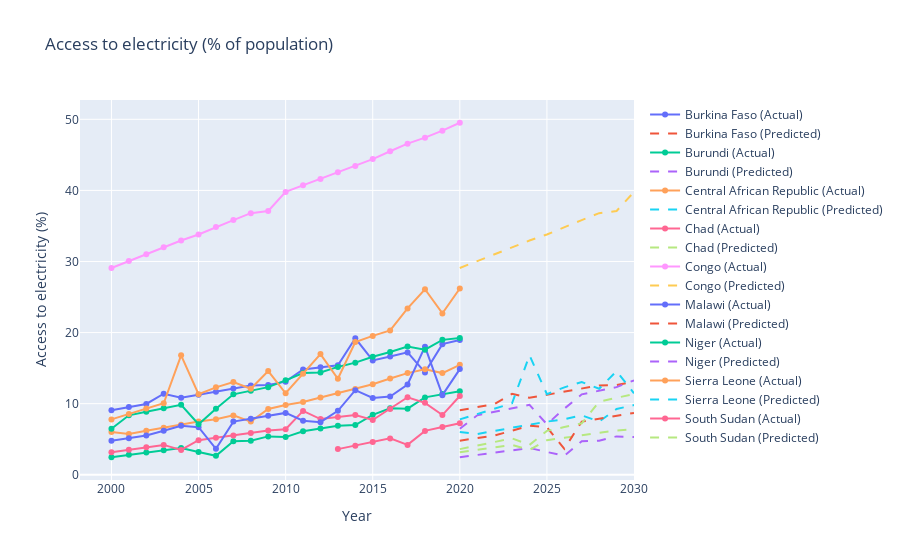

The code cell stored with this chart in its notebook:
### Code cell
import numpy as np
import pandas as pd
import plotly.graph_objects as go
from sklearn.pipeline import make_pipeline
from sklearn.preprocessing import PolynomialFeatures, StandardScaler
from sklearn.linear_model import LinearRegression
from sklearn.compose import ColumnTransformer
from sklearn.impute import SimpleImputer

subsaharan_df = pd.read_csv('data/subsaharan-africa.csv')

lowest_countries = ['Chad', 'Niger', 'Burkina Faso', 'South Sudan', 'Central African Republic', 'Congo', 'Burundi', 'Malawi', 'Sierra Leone']

subsaharan_df = subsaharan_df[subsaharan_df['Entity'].isin(lowest_countries)]

features = ['Year', 
#            'Access to clean fuels for cooking', 
#            'Renewable-electricity-generating-capacity-per-capita', 
            'Electricity from fossil fuels (TWh)', 
            'Electricity from nuclear (TWh)', 
            'Electricity from renewables (TWh)', 
#            'Primary energy consumption per capita (kWh/person)', 
#            'Energy intensity level of primary energy (MJ/$2017 PPP GDP)', 
            'gdp_growth', 
#            'gdp_per_capita'
]

subsaharan_df = subsaharan_df[['Entity'] + ['Access to electricity (% of population)'] + features]

degree = 2

columns_to_scale = [col for col in features if col != 'Year']

preprocessor = ColumnTransformer(
    transformers=[
        ('num', make_pipeline(SimpleImputer(strategy='mean'), StandardScaler()), columns_to_scale),
        ('passthrough', 'passthrough', ['Year'])
    ]
)

fig = go.Figure()

for entity in subsaharan_df['Entity'].unique():
    entity_data = subsaharan_df[subsaharan_df['Entity'] == entity]
    X = entity_data[features]
    y = entity_data['Access to electricity (% of population)'].values

    polynomial_model = make_pipeline(preprocessor, PolynomialFeatures(degree), LinearRegression())
    polynomial_model.fit(X, y)

    future_years = np.arange(X['Year'].max(), 2031).reshape(-1, 1)  # Start from the first year to the year 2030
    future_data = pd.DataFrame(future_years, columns=['Year'])
    for col in columns_to_scale:
        future_data[col] = entity_data[col].mean()  # Fill future data with mean values of the columns

    y_pred = polynomial_model.predict(future_data)

    predicted_full_series = np.concatenate((y, y_pred[len(X):]))  # Take historical y and append predicted for future

    fig.add_trace(go.Scatter(x=entity_data['Year'], y=y, mode='lines+markers', name=f'{entity} (Actual)'))

    fig.add_trace(go.Scatter(x=future_years.flatten(), y=predicted_full_series, mode='lines', name=f'{entity} (Predicted)', line=dict(dash='dash')))

fig.update_layout(
    title='Access to electricity (% of population)',
    xaxis_title='Year',
    yaxis_title='Access to electricity (%)',
    showlegend=True
)

fig.show()

### Figure 1 — Plotly figure (JSON) as saved in the notebook; plotly's stock layout.template omitted (floating-point values rounded to 4 significant figures)
{"data": [{"mode": "lines+markers", "name": "Burkina Faso (Actual)", "type": "scatter", "x": [2000, 2001, 2002, 2003, 2004, 2005, 2006, 2007, 2008, 2009, 2010, 2011, 2012, 2013, 2014, 2015, 2016, 2017, 2018, 2019, 2020], "y": [9.075, 9.521, 9.96, 11.4, 10.82, 11.25, 11.69, 12.12, 12.57, 12.63, 13.1, 14.81, 15.12, 15.41, 19.2, 16.08, 16.64, 17.21, 14.4, 18.37, 18.96]}, {"line": {"dash": "dash"}, "mode": "lines", "name": "Burkina Faso (Predicted)", "type": "scatter", "x": [2020, 2021, 2022, 2023, 2024, 2025, 2026, 2027, 2028, 2029, 2030], "y": [9.075, 9.521, 9.96, 11.4, 10.82, 11.25, 11.69, 12.12, 12.57, 12.63, 13.1, 14.81, 15.12, 15.41, 19.2, 16.08, 16.64, 17.21, 14.4, 18.37, 18.96]}, {"mode": "lines+markers", "name": "Burundi (Actual)", "type": "scatter", "x": [2000, 2001, 2002, 2003, 2004, 2005, 2006, 2007, 2008, 2009, 2010, 2011, 2012, 2013, 2014, 2015, 2016, 2017, 2018, 2019, 2020], "y": [2.463, 2.797, 3.124, 3.445, 3.764, 3.207, 2.66, 4.726, 4.8, 5.399, 5.3, 6.123, 6.5, 6.9, 7, 8.428, 9.348, 9.3, 10.88, 11.36, 11.74]}, {"line": {"dash": "dash"}, "mode": "lines", "name": "Burundi (Predicted)", "type": "scatter", "x": [2020, 2021, 2022, 2023, 2024, 2025, 2026, 2027, 2028, 2029, 2030], "y": [2.463, 2.797, 3.124, 3.445, 3.764, 3.207, 2.66, 4.726, 4.8, 5.399, 5.3, 6.123, 6.5, 6.9, 7, 8.428, 9.348, 9.3, 10.88, 11.36, 11.74]}, {"mode": "lines+markers", "name": "Central African Republic (Actual)", "type": "scatter", "x": [2000, 2001, 2002, 2003, 2004, 2005, 2006, 2007, 2008, 2009, 2010, 2011, 2012, 2013, 2014, 2015, 2016, 2017, 2018, 2019, 2020], "y": [6, 5.736, 6.177, 6.613, 7.046, 7.478, 7.805, 8.351, 7.48, 9.253, 9.8, 10.25, 10.87, 11.47, 12.06, 12.73, 13.53, 14.3, 14.84, 14.3, 15.47]}, {"line": {"dash": "dash"}, "mode": "lines", "name": "Central African Republic (Predicted)", "type": "scatter", "x": [2020, 2021, 2022, 2023, 2024, 2025, 2026, 2027, 2028, 2029, 2030], "y": [6, 5.736, 6.177, 6.613, 7.046, 7.478, 7.805, 8.351, 7.48, 9.253, 9.8, 10.25, 10.87, 11.47, 12.06, 12.73, 13.53, 14.3, 14.84, 14.3, 15.47]}, {"mode": "lines+markers", "name": "Chad (Actual)", "type": "scatter", "x": [2000, 2001, 2002, 2003, 2004, 2005, 2006, 2007, 2008, 2009, 2010, 2011, 2012, 2013, 2014, 2015, 2016, 2017, 2018, 2019, 2020], "y": [3.18, 3.527, 3.867, 4.201, 3.5, 4.864, 5.197, 5.534, 5.879, 6.233, 6.4, 8.98, 7.835, 8.127, 8.406, 7.7, 9.264, 10.9, 10.11, 8.4, 11.08]}, {"line": {"dash": "dash"}, "mode": "lines", "name": "Chad (Predicted)", "type": "scatter", "x": [2020, 2021, 2022, 2023, 2024, 2025, 2026, 2027, 2028, 2029, 2030], "y": [3.18, 3.527, 3.867, 4.201, 3.5, 4.864, 5.197, 5.534, 5.879, 6.233, 6.4, 8.98, 7.835, 8.127, 8.406, 7.7, 9.264, 10.9, 10.11, 8.4, 11.08]}, {"mode": "lines+markers", "name": "Congo (Actual)", "type": "scatter", "x": [2000, 2001, 2002, 2003, 2004, 2005, 2006, 2007, 2008, 2009, 2010, 2011, 2012, 2013, 2014, 2015, 2016, 2017, 2018, 2019, 2020], "y": [29.09, 30.06, 31.03, 31.99, 32.95, 33.8, 34.86, 35.83, 36.8, 37.1, 39.79, 40.72, 41.6, 42.54, 43.43, 44.4, 45.51, 46.57, 47.42, 48.41, 49.52]}, {"line": {"dash": "dash"}, "mode": "lines", "name": "Congo (Predicted)", "type": "scatter", "x": [2020, 2021, 2022, 2023, 2024, 2025, 2026, 2027, 2028, 2029, 2030], "y": [29.09, 30.06, 31.03, 31.99, 32.95, 33.8, 34.86, 35.83, 36.8, 37.1, 39.79, 40.72, 41.6, 42.54, 43.43, 44.4, 45.51, 46.57, 47.42, 48.41, 49.52]}, {"mode": "lines+markers", "name": "Malawi (Actual)", "type": "scatter", "x": [2000, 2001, 2002, 2003, 2004, 2005, 2006, 2007, 2008, 2009, 2010, 2011, 2012, 2013, 2014, 2015, 2016, 2017, 2018, 2019, 2020], "y": [4.8, 5.14, 5.534, 6.2, 6.9, 6.696, 3.653, 7.476, 7.876, 8.285, 8.7, 7.6, 7.4, 9, 11.9, 10.8, 11, 12.7, 18.02, 11.2, 14.87]}, {"line": {"dash": "dash"}, "mode": "lines", "name": "Malawi (Predicted)", "type": "scatter", "x": [2020, 2021, 2022, 2023, 2024, 2025, 2026, 2027, 2028, 2029, 2030], "y": [4.8, 5.14, 5.534, 6.2, 6.9, 6.696, 3.653, 7.476, 7.876, 8.285, 8.7, 7.6, 7.4, 9, 11.9, 10.8, 11, 12.7, 18.02, 11.2, 14.87]}, {"mode": "lines+markers", "name": "Niger (Actual)", "type": "scatter", "x": [2000, 2001, 2002, 2003, 2004, 2005, 2006, 2007, 2008, 2009, 2010, 2011, 2012, 2013, 2014, 2015, 2016, 2017, 2018, 2019, 2020], "y": [6.481, 8.362, 8.859, 9.351, 9.84, 7.1, 9.3, 11.31, 11.81, 12.33, 13.28, 14.3, 14.4, 15.17, 15.77, 16.6, 17.27, 18.05, 17.6, 18.97, 19.25]}, {"line": {"dash": "dash"}, "mode": "lines", "name": "Niger (Predicted)", "type": "scatter", "x": [2020, 2021, 2022, 2023, 2024, 2025, 2026, 2027, 2028, 2029, 2030], "y": [6.481, 8.362, 8.859, 9.351, 9.84, 7.1, 9.3, 11.31, 11.81, 12.33, 13.28, 14.3, 14.4, 15.17, 15.77, 16.6, 17.27, 18.05, 17.6, 18.97, 19.25]}, {"mode": "lines+markers", "name": "Sierra Leone (Actual)", "type": "scatter", "x": [2000, 2001, 2002, 2003, 2004, 2005, 2006, 2007, 2008, 2009, 2010, 2011, 2012, 2013, 2014, 2015, 2016, 2017, 2018, 2019, 2020], "y": [7.788, 8.551, 9.306, 10.06, 16.8, 11.33, 12.3, 13.05, 12.1, 14.58, 11.46, 14.2, 16.98, 13.5, 18.67, 19.53, 20.3, 23.4, 26.1, 22.7, 26.2]}, {"line": {"dash": "dash"}, "mode": "lines", "name": "Sierra Leone (Predicted)", "type": "scatter", "x": [2020, 2021, 2022, 2023, 2024, 2025, 2026, 2027, 2028, 2029, 2030], "y": [7.788, 8.551, 9.306, 10.06, 16.8, 11.33, 12.3, 13.05, 12.1, 14.58, 11.46, 14.2, 16.98, 13.5, 18.67, 19.53, 20.3, 23.4, 26.1, 22.7, 26.2]}, {"mode": "lines+markers", "name": "South Sudan (Actual)", "type": "scatter", "x": [2013, 2014, 2015, 2016, 2017, 2018, 2019, 2020], "y": [3.608, 4.097, 4.601, 5.117, 4.2, 6.173, 6.707, 7.241]}, {"line": {"dash": "dash"}, "mode": "lines", "name": "South Sudan (Predicted)", "type": "scatter", "x": [2020, 2021, 2022, 2023, 2024, 2025, 2026, 2027, 2028, 2029, 2030], "y": [3.608, 4.097, 4.601, 5.117, 4.2, 6.173, 6.707, 7.241, 10.29, 10.82, 11.36]}], "layout": {"showlegend": true, "title": {"text": "Access to electricity (% of population)"}, "xaxis": {"title": {"text": "Year"}}, "yaxis": {"title": {"text": "Access to electricity (%)"}}}}
